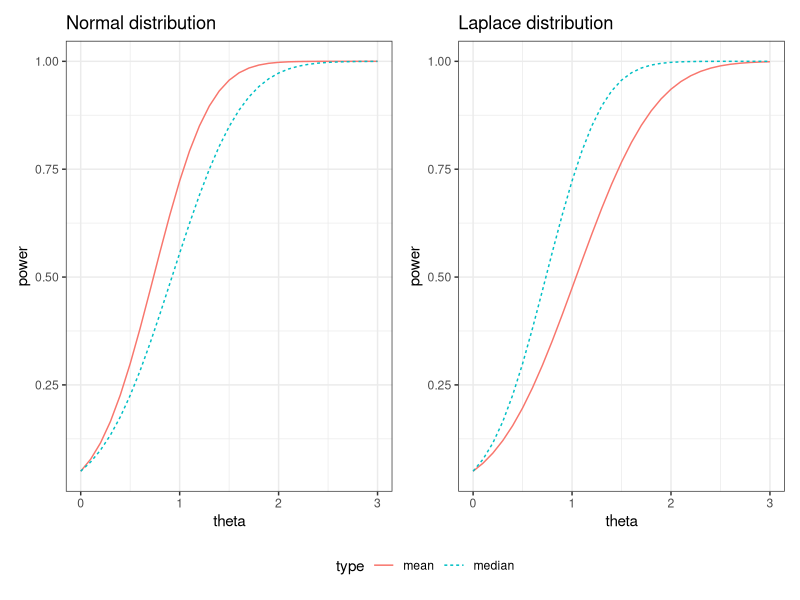

The R script that drew this image:
## ---- chunk 1
library(tidyverse)
library(patchwork)

alpha <- 0.05
za <- qnorm(alpha, lower.tail=F)
sigma <- 2
n <- 20
power_mean <- function(theta){
  1 - pnorm(za - sqrt(n)*theta/sigma)
}

power_median <- function(theta){
  1 - pnorm(za - 2*sqrt(n)*theta*dnorm(0, sd = sigma))
}

theta_vals <- seq(0, 3, 0.1)
p1 <- data.frame(theta = c(theta_vals, theta_vals),
           power = c(power_mean(theta_vals), power_median(theta_vals)),
           type = rep(c("mean", "median"), each=length(theta_vals))) |>
  ggplot(aes(x = theta, y = power, color = type, lty=type)) +
  geom_line() +
  theme_bw() +
  labs(title = "Normal distribution")




alpha <- 0.05
za <- qnorm(alpha, lower.tail=F)
b <- 2
n <- 20
power_mean <- function(theta){
  1 - pnorm(za - sqrt(n)*theta/sqrt(2*b^2))
}

power_median <- function(theta){
  1 - pnorm(za - 2*sqrt(n)*theta*VGAM::dlaplace(0, scale=b))
}

theta_vals <- seq(0, 3, 0.1)
p2 <- data.frame(theta = c(theta_vals, theta_vals),
           power = c(power_mean(theta_vals), power_median(theta_vals)),
           type = rep(c("mean", "median"), each=length(theta_vals))) |>
  ggplot(aes(x = theta, y = power, color = type, lty=type)) +
  geom_line() +
  theme_bw() +
  labs(title = "Laplace distribution")

p1 + p2 + plot_layout(guides = 'collect') & theme(legend.position = 'bottom')
